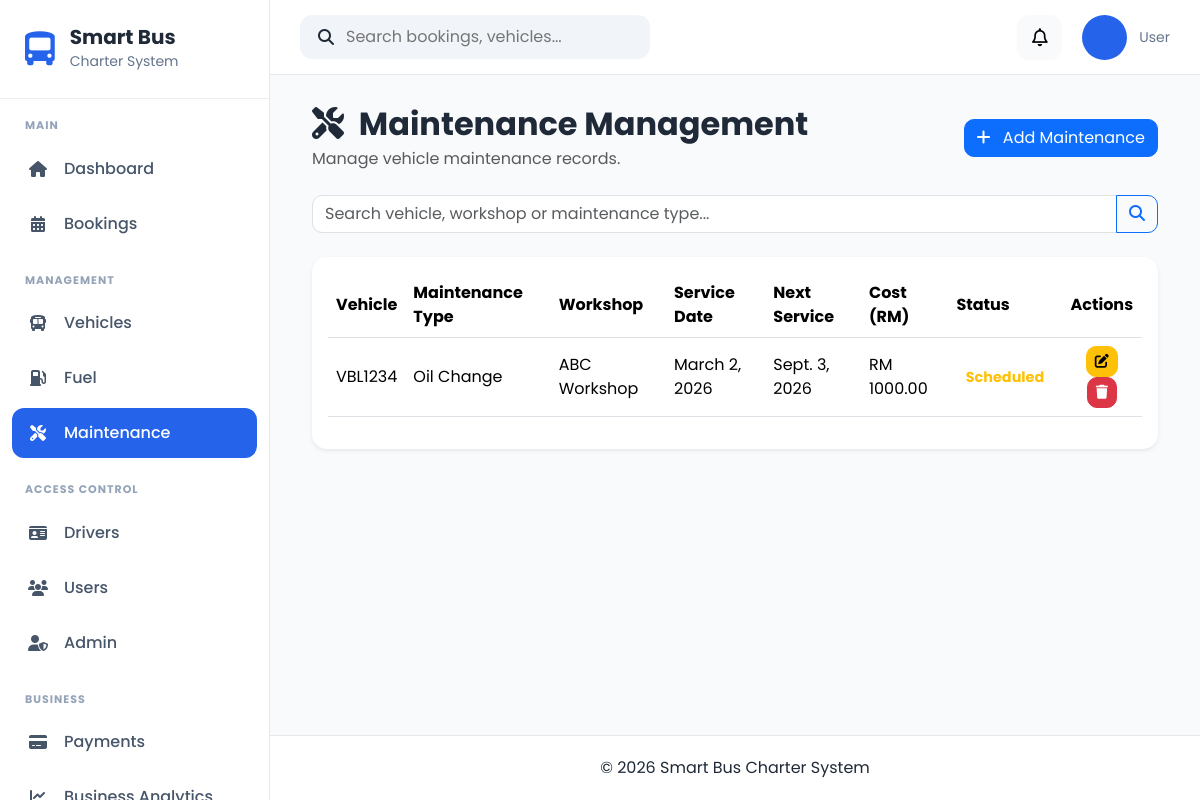
Screenshot of /maintenance/ with the database file from the repository.
### apps/maintenance/models.py (models this page shows, shortened)
class Maintenance(models.Model):
    MAINTENANCE_TYPE_CHOICES = [
        ("Oil Change", "Oil Change"),
        ("Engine Service", "Engine Service"),
        ("Brake Service", "Brake Service"),
        ("Tyre Replacement", "Tyre Replacement"),
        ("Air Conditioning", "Air Conditioning"),
        ("Battery Replacement", "Battery Replacement"),
        ("General Inspection", "General Inspection"),
        ("Other", "Other"),
    ]
    STATUS_CHOICES = [
        ("Scheduled", "Scheduled"),
        ("In Progress", "In Progress"),
        ("Completed", "Completed"),
        ("Cancelled", "Cancelled"),
    ]
    MAINTENANCE_LABEL_CHOICES = [
        ("Yes", "Yes"),
        ("No", "No"),
    ]
    vehicle = models.ForeignKey(
        Vehicle,
        on_delete=models.CASCADE,
        related_name="maintenance_records",
    )
    maintenance_type = models.CharField(
        max_length=50,
        choices=MAINTENANCE_TYPE_CHOICES,
    )
    workshop = models.CharField(
        max_length=150,
    )
    service_date = models.DateField()
    next_service_date = models.DateField(
        blank=True,
        null=True,
    )
    mileage = models.PositiveIntegerField(
        help_text="Vehicle mileage (km)"
    )
    cost = models.DecimalField(
        max_digits=10,
        decimal_places=2,
    )
    status = models.CharField(
        max_length=20,
        choices=STATUS_CHOICES,
        default="Scheduled",
    )
    needs_maintenance = models.CharField(
        max_length=3,
        choices=MAINTENANCE_LABEL_CHOICES,
        default="No",
        help_text="Used for AI model training",
    )
    remarks = models.TextField(
        blank=True,
    )
    created_at = models.DateTimeField(
        default=timezone.now,
    )
    updated_at = models.DateTimeField(
        auto_now=True,
    )
    class Meta:
        ordering = ["-service_date", "-created_at"]

### apps/vehicles/models.py (models this page shows, shortened)
class Vehicle(models.Model):
    STATUS_CHOICES = [
        ("Available", "Available"),
        ("Booked", "Booked"),
        ("Maintenance", "Maintenance"),
        ("Inactive", "Inactive"),
    ]
    BUS_TYPE_CHOICES = [
        ("Mini Bus", "Mini Bus"),
        ("Standard Bus", "Standard Bus"),
        ("VIP Coach", "VIP Coach"),
    ]
    registration_number = models.CharField(
        max_length=20,
        unique=True
    )
    vehicle_name = models.CharField(
        max_length=100
    )
    bus_type = models.CharField(
        max_length=30,
        choices=BUS_TYPE_CHOICES
    )
    seat_capacity = models.PositiveIntegerField()
    manufacture_year = models.PositiveIntegerField()
    insurance_expiry = models.DateField()
    road_tax_expiry = models.DateField()
    status = models.CharField(
        max_length=20,
        choices=STATUS_CHOICES,
        default="Available"
    )
    image = models.ImageField(
        upload_to="vehicles/",
        blank=True,
        null=True
    )
    created_at = models.DateTimeField(auto_now_add=True)
    updated_at = models.DateTimeField(auto_now=True)

### apps/maintenance/views.py (the view, shortened to what this page needs)
def maintenance_list(request):
    search = request.GET.get("search", "")
    maintenances = Maintenance.objects.select_related(
        "vehicle"
    ).order_by("-service_date")
    paginator = Paginator(maintenances, 10)
    page_number = request.GET.get("page")
    page_obj = paginator.get_page(page_number)
    context = {
        "page_obj": page_obj,
        "maintenances": page_obj,
        "search": search,
        "is_paginated": page_obj.has_other_pages(),
    }
    return render(
        request,
        "maintenance/maintenance_list.html",
        context,
    )

### apps/notifications/context_processors.py (called while the page is built, shortened)
def notification_context(request):
    if not request.user.is_authenticated:
        return {}

### templates/maintenance/maintenance_list.html (shortened to what this page needs)
{% extends "crud/base_list.html" %}
{% block header_title %}
<i class="fas fa-tools me-2"></i>
Maintenance Management
{% endblock %}
{% block header_subtitle %}
Manage vehicle maintenance records.
{% endblock %}
{% block add_button %}
<a href="{% url 'maintenance:maintenance_create' %}" class="btn btn-primary">
    <i class="fas fa-plus me-2"></i>
    Add Maintenance
</a>
{% endblock %}
{% block search %}
<form method="GET" class="mb-4">
    <div class="input-group">
        <input
            type="text"
            name="search"
            class="form-control"
            placeholder="Search vehicle, workshop or maintenance type..."
            value="{{ search }}">
        <button class="btn btn-outline-primary" type="submit">
            <i class="fas fa-search"></i>
        </button>
    </div>
</form>
{% endblock %}
{% block table %}
<table class="table table-hover align-middle">
    <thead>
        <tr>
            <th>Vehicle</th>
            <th>Maintenance Type</th>
            <th>Workshop</th>
            <th>Service Date</th>
            <th>Next Service</th>
            <th>Cost (RM)</th>
            <th>Status</th>
            <th class="text-center">Actions</th>
        </tr>
    </thead>
    <tbody>
    {% for maintenance in maintenances %}
        <tr>
            <td>{{ maintenance.vehicle.registration_number }}</td>
            <td>{{ maintenance.maintenance_type }}</td>
            <td>{{ maintenance.workshop }}</td>
            <td>{{ maintenance.service_date }}</td>
            <td>
                {% if maintenance.next_service_date %}
                    {{ maintenance.next_service_date }}
                {% else %}
                    -
                {% endif %}
            </td>
            <td>RM {{ maintenance.cost }}</td>
            <td>
                {% if maintenance.status == "Scheduled" %}
                    <span class="badge text-warning">
                        {{ maintenance.status }}
                    </span>
                {% elif maintenance.status == "In Progress" %}
                    <span class="badge text-primary">
                        {{ maintenance.status }}
                    </span>
                {% elif maintenance.status == "Completed" %}
                    <span class="badge text-success">
                        {{ maintenance.status }}
                    </span>
                {% else %}
                    <span class="badge text-danger">
                        {{ maintenance.status }}
                    </span>
                {% endif %}
            </td>
            <td class="text-center">
                <a href="{% url 'maintenance:maintenance_update' maintenance.pk %}"
                   class="btn btn-warning btn-sm">
                    <i class="fas fa-edit"></i>
                </a>
                <a href="{% url 'maintenance:maintenance_delete' maintenance.pk %}"
                   class="btn btn-danger btn-sm">
                    <i class="fas fa-trash"></i>
                </a>
            </td>
        </tr>
    {% endfor %}
    </tbody>
</table>
{% endblock %}

### static/css/base.css (style rules this page uses)
* { margin:0; padding:0; box-sizing:border-box; font-family:'Poppins',sans-serif; }
body { background:#F8FAFC; color:#1F2937; overflow-x:hidden; }
a { text-decoration:none; }

### static/css/crud.css (style rules this page uses)
.table thead { background:#0d6efd; color:white; }
.table th { vertical-align:middle; }
.table td { vertical-align:middle; }
.btn { border-radius:10px; }
.form-control, .form-select { border-radius:10px; }
.badge { font-size:.9rem; }

### rows the page displays
Maintenance: vehicle.registration_number "VBL1234", maintenance_type "Oil Change", workshop "ABC Workshop", service_date "March 2, 2026", next_service_date "Sept. 3, 2026", cost "1000.00", status "Scheduled"
